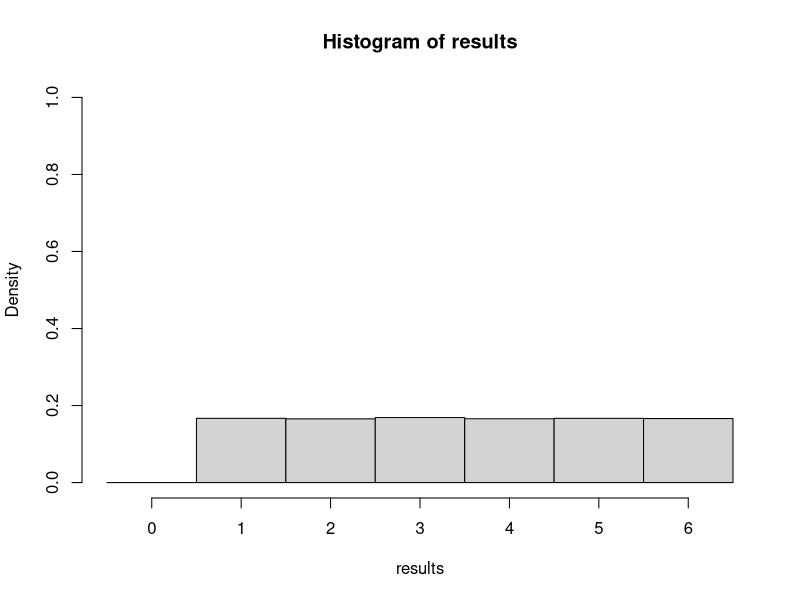
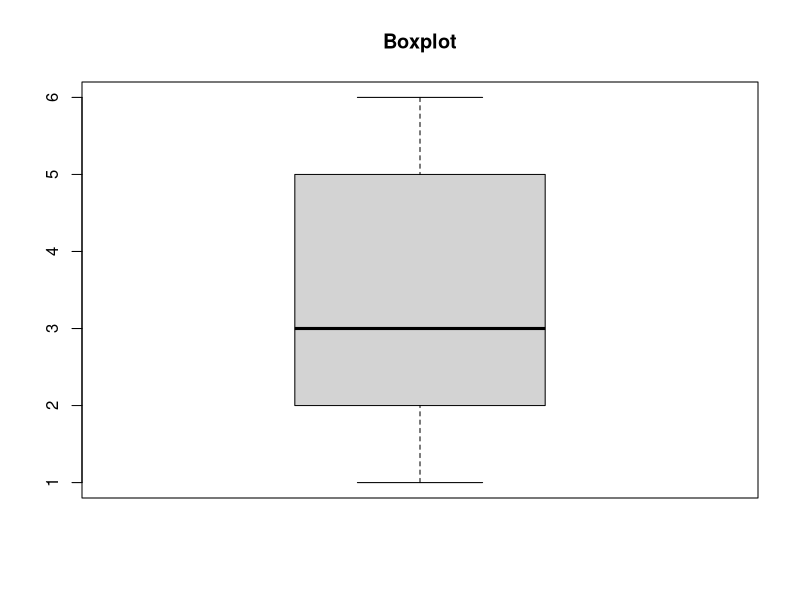

Reproduce these figures in R, in order.
# FINAL PROJECT
# Subasish Das
# CLID: sxd1684


# 4(a).
X_val <- function(p){
  unif <- runif(1)
  n <- length(face)
  for (i in 1:n) {
    if (unif < p[i])
      return(i)
  } 
}


my_sample <- function(iter,p){
  init <- NULL
  for(i in 1:iter){
    init <- c(init,X_val(p))
  }
  return(init)
}

face <- seq(1:6)
p <- c(1, 2, 3, 4, 5, 6)/6
data.frame(face, p) 
t <- my_sample(10000, p)


# Vector programming

my_sample1 = function(n) 
{
X=runif(n)
t1 <- (X<=1/6)
t2 <- (X<=2/6 & X>1/6)*2
t3 <- (X<=3/6 & X>2/6)*3
t4 <- (X<=4/6 & X>3/6)*4
t5 <- (X<=5/6 & X>4/6)*5
t6 <- (X<=1 & X>5/6)*6

X <- t1 + t2 + t3 + t4 + t5 + t6
return (X)
}

face_num <- my_sample1(1000000)


# 4(b).

# Sample mean
i <- c(1, 2, 3, 4, 5, 6)
p1 <- rep(1/6,6)
mean <- sum(i*p1)
mean

# From simulation
my_mean <- function (nr, z){
z <- my_sample(nr, p)
mymean <- mean(z)
return (mymean)
}
p <- c(1, 2, 3, 4, 5, 6)/6
my_mean(100000, z)


# Sample variance
i <- c(1, 2, 3, 4, 5, 6)
p1 <- rep(1/6,6)
var <- sum(i^2*p1) - (mean)^2
var

# From simulation
my_variance <- function (nr, z){
for(i in 1:nr){
var(my_sample(10000, p))
myvar <- var(my_sample(10000, p))
return (myvar)
}
}
p <- c(1, 2, 3, 4, 5, 6)/6
my_variance(100000, p)



# 4(c).
prob <- function(nr){
t <- my_sample(nr, p)
cond <- t > 3 
p <- 0
for(i in 1:nr){
if(cond[i]) p <- p + 1}
p1 <- p/nr
return(p1)
}

p <- c(1, 2, 3, 4, 5, 6)/6
prob(100000)


# 4(d).
p <- c(1, 2, 3, 4, 5, 6)/6
results <- my_sample(100000,p)
count <- table(results)
hist(results, prob=T, breaks=seq(-0.5, 6.5, by=1), ylim=c(0,1))

# Inspection of hisrogram  supports our common sense intuition that a bigger sample will 
# more likely  reflect the whole population. In particular, as the size of our sample goes 
# up, our estimated mean is more likely to be closer to the parent population mean. This idea 
# is known as the law of large numbers.


# 4(e).
p <- c(1, 2, 3, 4, 5, 6)/6
results <- my_sample(100000,p)
boxplot(results, main= "Boxplot")

# The distribution is nearly symmetric.

